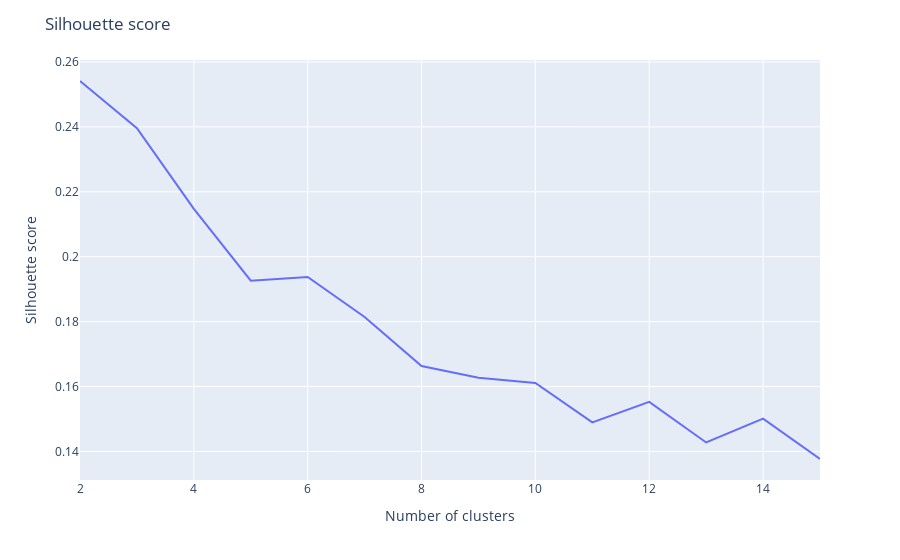

This figure's notebook cell:
### Code cell
fig=px.line(x=range_n_clusters,y=silhouette_score_list)
fig.update_layout(
    title="Silhouette score",
    xaxis_title="Number of clusters",
    yaxis_title="Silhouette score",
    legend_title="Silhouette score",)
fig.show()

### Figure 1 — Plotly figure (JSON) as saved in the notebook; plotly's stock layout.template omitted (floating-point values rounded to 4 significant figures)
{"data": [{"hovertemplate": "x=%{x}<br>y=%{y}<extra></extra>", "legendgroup": "", "line": {"color": "#636efa", "dash": "solid"}, "marker": {"symbol": "circle"}, "mode": "lines", "name": "", "orientation": "v", "showlegend": false, "type": "scatter", "x": [2, 3, 4, 5, 6, 7, 8, 9, 10, 11, 12, 13, 14, 15], "xaxis": "x", "y": [0.2541, 0.2396, 0.2148, 0.1926, 0.1937, 0.1814, 0.1663, 0.1627, 0.1611, 0.149, 0.1553, 0.1428, 0.1501, 0.1377], "yaxis": "y"}], "layout": {"legend": {"title": {"text": "Silhouette score"}, "tracegroupgap": 0}, "margin": {"t": 60}, "title": {"text": "Silhouette score"}, "xaxis": {"anchor": "y", "domain": [0, 1], "title": {"text": "Number of clusters"}}, "yaxis": {"anchor": "x", "domain": [0, 1], "title": {"text": "Silhouette score"}}}}
